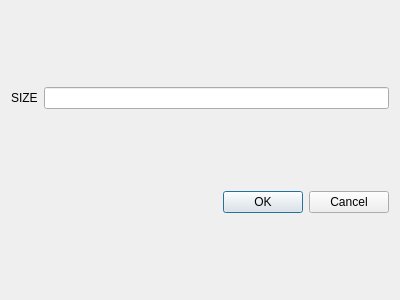
<?xml version="1.0" encoding="UTF-8"?>
<ui version="4.0">
 <class>FilterSize</class>
 <widget class="QDialog" name="FilterSize">
  <property name="geometry">
   <rect>
    <x>0</x>
    <y>0</y>
    <width>400</width>
    <height>300</height>
   </rect>
  </property>
  <property name="windowTitle">
   <string>Dialog</string>
  </property>
  <layout class="QVBoxLayout" name="verticalLayout">
   <item>
    <layout class="QHBoxLayout" name="horizontalLayout">
     <item>
      <widget class="QLabel" name="label">
       <property name="text">
        <string>SIZE</string>
       </property>
      </widget>
     </item>
     <item>
      <widget class="QLineEdit" name="lineEdit"/>
     </item>
    </layout>
   </item>
   <item>
    <widget class="QDialogButtonBox" name="buttonBox">
     <property name="orientation">
      <enum>Qt::Horizontal</enum>
     </property>
     <property name="standardButtons">
      <set>QDialogButtonBox::Cancel|QDialogButtonBox::Ok</set>
     </property>
    </widget>
   </item>
  </layout>
 </widget>
 <resources/>
 <connections>
  <connection>
   <sender>buttonBox</sender>
   <signal>accepted()</signal>
   <receiver>FilterSize</receiver>
   <slot>accept()</slot>
   <hints>
    <hint type="sourcelabel">
     <x>248</x>
     <y>254</y>
    </hint>
    <hint type="destinationlabel">
     <x>157</x>
     <y>274</y>
    </hint>
   </hints>
  </connection>
  <connection>
   <sender>buttonBox</sender>
   <signal>rejected()</signal>
   <receiver>FilterSize</receiver>
   <slot>reject()</slot>
   <hints>
    <hint type="sourcelabel">
     <x>316</x>
     <y>260</y>
    </hint>
    <hint type="destinationlabel">
     <x>286</x>
     <y>274</y>
    </hint>
   </hints>
  </connection>
 </connections>
</ui>
